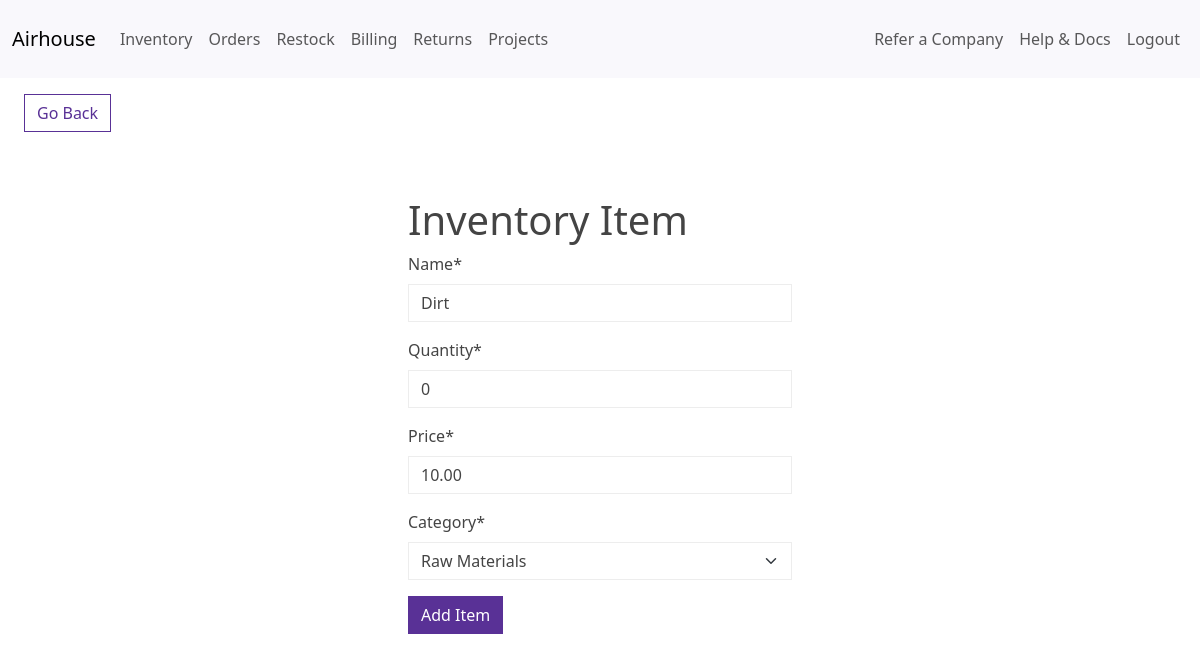
/edit-item/12 (signed in), run on an earlier commit of the app's database.
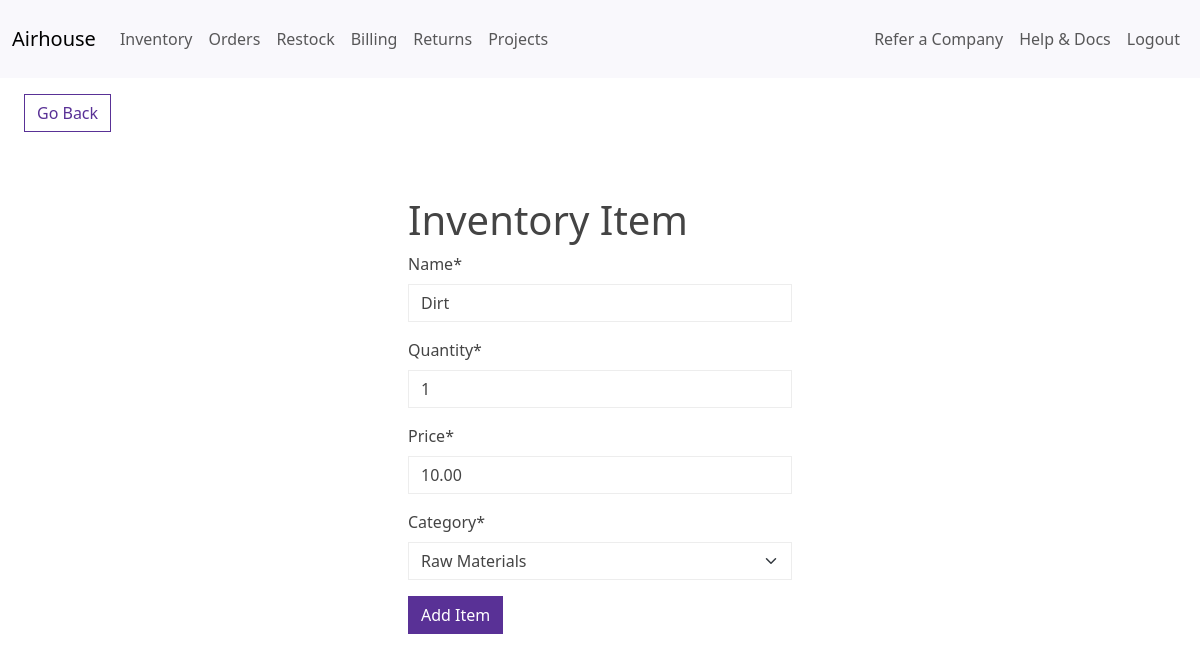
And on a later commit of the database.
### airhouse/models.py (models this page shows, shortened)
class InventoryItem(models.Model):
    name = models.CharField(max_length=200)
    quantity = models.IntegerField()
    price = models.DecimalField(max_digits=10, decimal_places=2)
    category = models.ForeignKey('Category', on_delete=models.SET_NULL, blank=True, null=True)
    date_created = models.DateTimeField(auto_now_add=True)
    user = models.ForeignKey(get_user_model(), on_delete=models.CASCADE)

class Category(models.Model):
    name = models.CharField(max_length=200)
    class Meta:
        verbose_name_plural = 'categories'
    def __str__(self):
        return self.name

### airhouse/views.py (the view)
# urls.py: path('edit-item/<int:pk>', EditItem.as_view(), name='edit-item'),
class EditItem(LoginRequiredMixin, UpdateView):
    model = InventoryItem
    form_class = InventoryItemForm
    template_name = 'airhouse/item_form.html'
    success_url = reverse_lazy('dashboard')

### airhouse/forms.py
class InventoryItemForm(forms.ModelForm):
    category = forms.ModelChoiceField(queryset=Category.objects.all(), initial=0)
    class Meta:
        model = InventoryItem
        fields = ['name', 'quantity', 'price', 'category']

### airhouse/templates/airhouse/item_form.html (shortened to what this page needs)
{% extends 'airhouse/base.html' %}
{% load crispy_forms_tags %}
{% block content %}
<a href="javascript:history.back()" class="btn btn-outline-primary my-3 mx-4">Go Back</a>
    <div class="row">
        <div class="col-11 col-md-4 mx-auto mt-5">
            <h1>Inventory Item</h1>
            <form method="POST">
                {{ form|crispy }}
                <div class="mt-3">
                    <button class="btn btn-primary">Add Item</button>
                </div>
            </form>
        </div>
    </div>
{% endblock content %}

What changed in the data, as far as the page shows it:
changed InventoryItem "Raw Materials": quantity "0" → "1"
